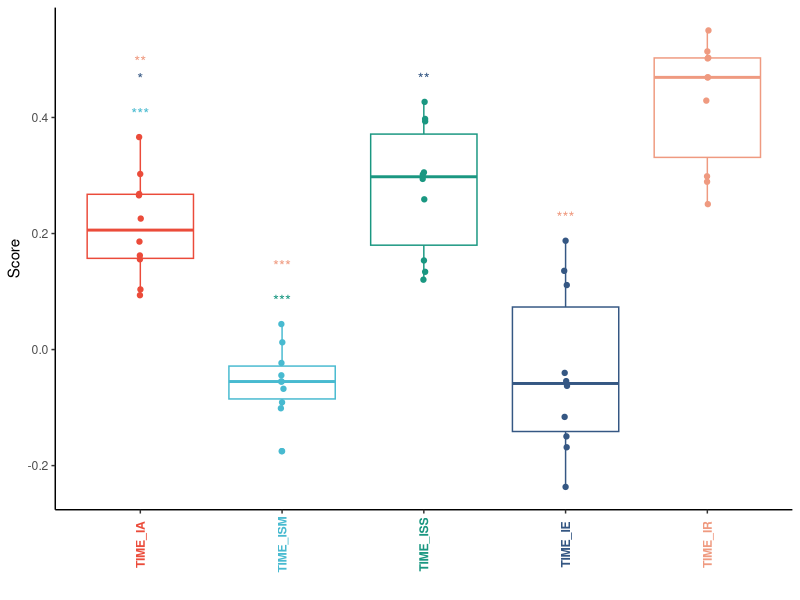
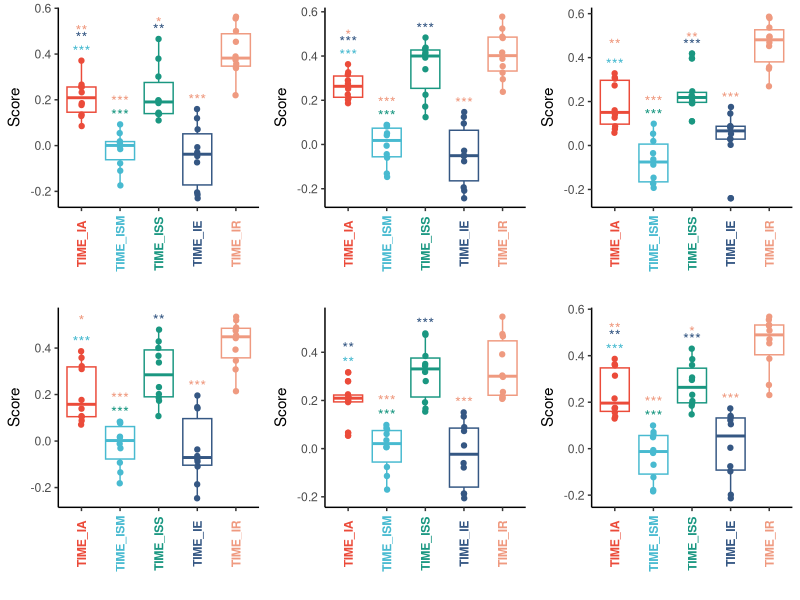
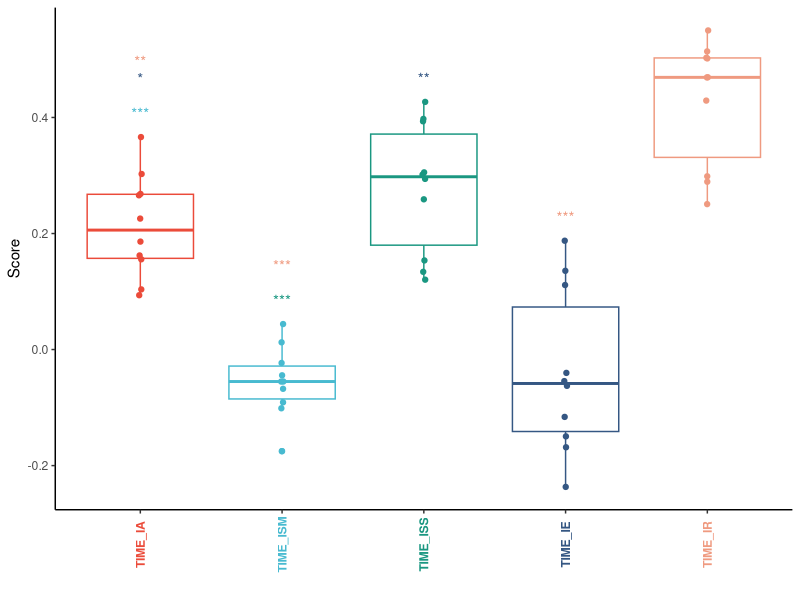
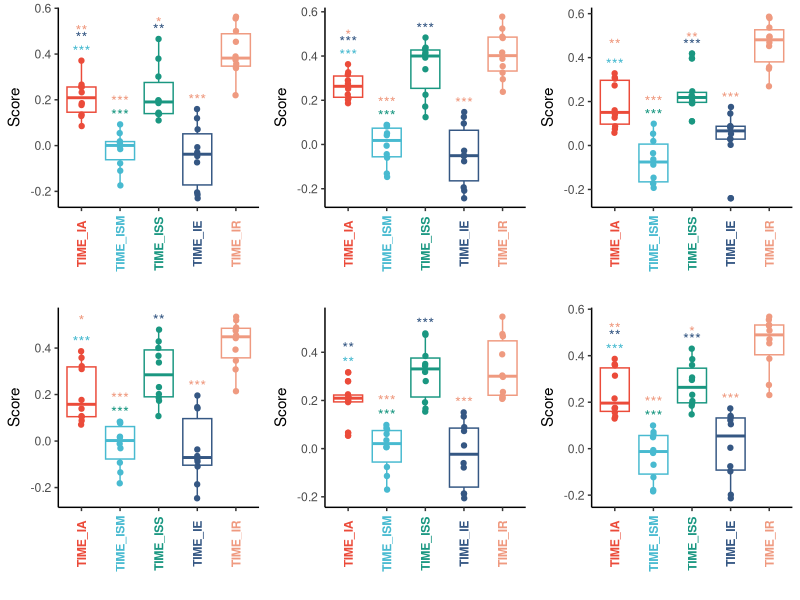

These charts were generated, in order, by the following R code:
# =============================================================================
# 批量箱线显著性图
# organized：线性脚本 + 中文分节；路径相对本条目目录
# =============================================================================
# 来源：KS科研分享「生信绘图」036批量箱线图+多组间显著性检验
# 本地复现：drafts/ks-shengxin-huitu-repro/036-batch-boxplot-signif
# Pixi：项目根 default 环境；library(tidyverse) 已拆成 ggplot2/dplyr/tidyr 等。
# =============================================================================

script_dir <- tryCatch(
  dirname(normalizePath(sys.frame(1)$ofile)),
  error = function(e) {
    args <- commandArgs(trailingOnly = FALSE)
    file_arg <- grep("^--file=", args, value = TRUE)
    if (length(file_arg)) dirname(normalizePath(sub("^--file=", "", file_arg))) else normalizePath(getwd())
  }
)
root <- if (basename(script_dir) == "code") dirname(script_dir) else script_dir
out_dir <- file.path(root, "output", "figures")
dir.create(out_dir, recursive = TRUE, showWarnings = FALSE)

suppressPackageStartupMessages({
  library(ggplot2)
  library(dplyr)
  library(tidyr)
  library(readr)
  library(tibble)
  library(stringr)
  library(forcats)
})

# library(tidyverse) 已在文件头拆包
library(ggpubr)
library(ggsignif)
library(rstatix)

# 构造模拟数据：
data <- data.frame(
  TIME_IA = runif(10, min = 0.05, max = 0.4),
  TIME_ISM = runif(10, min = -0.2, max = 0.1),
  TIME_ISS = runif(10, min = 0.1, max = 0.5),
  TIME_IE = runif(10, min = -0.25, max = 0.2),
  TIME_IR = runif(10, min = 0.2, max = 0.6)
)

# 长宽数据转换：
data_long <- pivot_longer(data, cols = everything(),
                          names_to = "group", values_to = "Score")

data_long$group <- factor(data_long$group, levels = colnames(data))
# 计算显著性：
# 批量t检验：
stat.test <- data_long %>%
  wilcox_test(
    Score ~ group,
    p.adjust.method = "bonferroni"
  )

# 绘图：
colors <- c('#eb4b3a', "#48bad0", "#1a9781",
            "#355783", "#ef9a80")
p <- ggplot(data_long)+
  # 箱线图：
  geom_boxplot(aes(group, Score, color = group))+
  # 抖动散点：
  geom_jitter(aes(group, Score, color = group), width = 0.01)+
  # 颜色模式：
  scale_color_manual(values = c('#eb4b3a', "#48bad0", "#1a9781",
                                "#355783", "#ef9a80"))+
  xlab("")+
  # 主题：
  theme_classic()+
  theme(legend.position = "none",
        # x轴字体、颜色、角度调整：
        axis.text.x = element_text(angle = 90, vjust = 0.5, face = "bold",
                                   color = colors))

# 根据显著性检验结果，添加显著性标记：
x_value <- rep(1:4, 4:1)
y_value <- rep(apply(data, 2, max)[1:4], 4:1) + 0.01
y_value <- y_value + c(0.03*1:4, 0.03*1:3, 0.03*1:2, 0.03)
color_value <- c(colors[2:5], colors[3:5], colors[4:5], colors[5])

for (i in 1:nrow(stat.test)) {
  if (stat.test$p.adj.signif[i] != "ns") {
    y_tmp <- y_value[i]
    p <- p+annotate(geom = "text",
                    label = stat.test$p.adj.signif[i],
                    x = x_value[i],
                    y = y_tmp,
                    color = color_value[i])
  }
}
p

ggsave(file.path(out_dir, "single_plot.pdf"), height = 4, width = 4)


# 循环绘制多图：
p_list <- list()
for (j in 1:6) {
  # 构造模拟数据：
  data <- data.frame(
    TIME_IA = runif(10, min = 0.05, max = 0.4),
    TIME_ISM = runif(10, min = -0.2, max = 0.1),
    TIME_ISS = runif(10, min = 0.1, max = 0.5),
    TIME_IE = runif(10, min = -0.25, max = 0.2),
    TIME_IR = runif(10, min = 0.2, max = 0.6)
  )

  # 长宽数据转换：
  data_long <- pivot_longer(data, cols = everything(),
                            names_to = "group", values_to = "Score")

  data_long$group <- factor(data_long$group, levels = colnames(data))
  # 计算显著性：
  # 批量t检验：
  stat.test <- data_long %>%
    wilcox_test(
      Score ~ group,
      p.adjust.method = "bonferroni"
    )

  # 绘图：
  colors <- c('#eb4b3a', "#48bad0", "#1a9781",
              "#355783", "#ef9a80")
  p <- ggplot(data_long)+
    # 箱线图：
    geom_boxplot(aes(group, Score, color = group))+
    # 抖动散点：
    geom_jitter(aes(group, Score, color = group), width = 0.01)+
    # 颜色模式：
    scale_color_manual(values = c('#eb4b3a', "#48bad0", "#1a9781",
                                  "#355783", "#ef9a80"))+
    xlab("")+
    # 主题：
    theme_classic()+
    theme(legend.position = "none",
          # x轴字体、颜色、角度调整：
          axis.text.x = element_text(angle = 90, vjust = 0.5, face = "bold",
                                     color = colors))

  # 根据显著性检验结果，添加显著性标记：
  x_value <- rep(1:4, 4:1)
  y_value <- rep(apply(data, 2, max)[1:4], 4:1) + 0.01
  y_value <- y_value + c(0.03*1:4, 0.03*1:3, 0.03*1:2, 0.03)
  color_value <- c(colors[2:5], colors[3:5], colors[4:5], colors[5])

  for (i in 1:nrow(stat.test)) {
    if (stat.test$p.adj.signif[i] != "ns") {
      y_tmp <- y_value[i]
      p <- p+annotate(geom = "text",
                      label = stat.test$p.adj.signif[i],
                      x = x_value[i],
                      y = y_tmp,
                      color = color_value[i])
    }
  }
  p_list[[j]] <- p
}

library(cowplot)

plot_grid(plotlist = p_list, ncol = 3)

ggsave(file.path(out_dir, "all_plot.pdf"), height = 5.5, width = 9)
